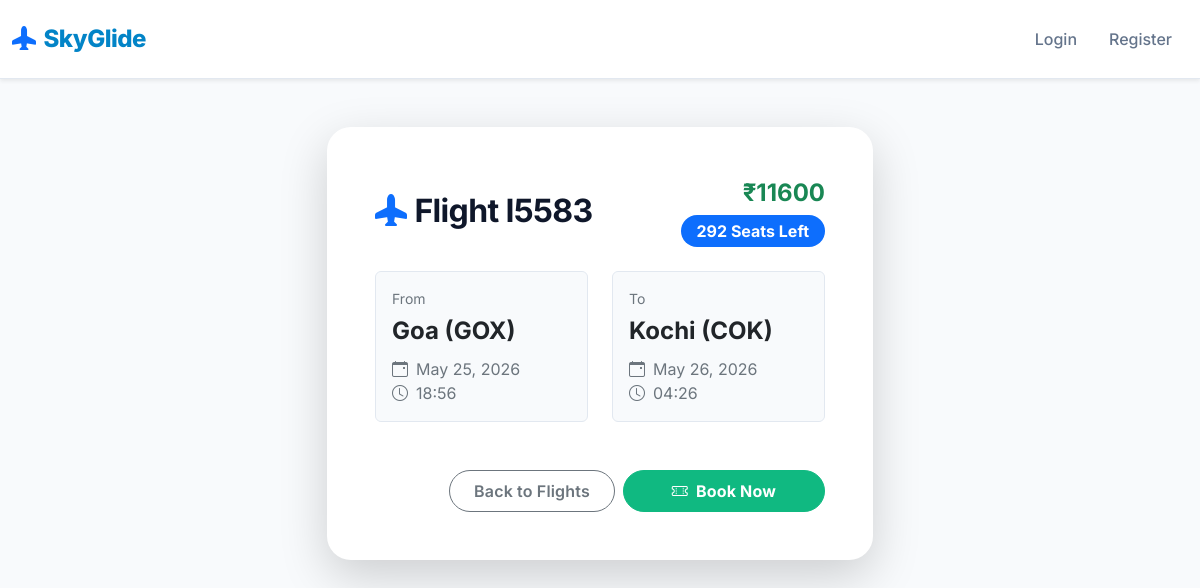
Page /flight/62/ on the committed database.
### reservation/models.py (models this page shows, shortened)
class Flight(models.Model):
    flight_number = models.CharField(max_length=10)
    origin = models.CharField(max_length=100)
    destination = models.CharField(max_length=100)
    departure_time = models.DateTimeField()
    arrival_time = models.DateTimeField()
    total_seats = models.PositiveIntegerField()
    available_seats = models.PositiveIntegerField(blank=True, null=True)
    price = models.DecimalField(max_digits=10, decimal_places=2, default=5000.00)

### reservation/views.py (the view)
# urls.py: path('flight/<int:flight_id>/', views.flight_detail, name='flight_detail'),
def flight_detail(request, flight_id):
    flight = get_object_or_404(Flight, pk=flight_id)
    return render(request, 'flight_detail.html', {'flight': flight})

### templates/flight_detail.html
{% extends 'base.html' %}
{% block content %}
<div class="row justify-content-center fade-in">
    <div class="col-md-8 col-lg-6">
        <div class="card shadow-lg border-0 mt-4">
            <div class="card-body p-5">
                <div class="d-flex justify-content-between align-items-center mb-4">
                    <h2 class="mb-0"><i class="bi bi-airplane-fill text-primary me-2"></i>Flight {{ flight.flight_number }}</h2>
                    <div class="text-end">
                        <div class="fs-4 fw-bold text-success mb-1">₹{{ flight.price|floatformat:"0" }}</div>
                        <span class="badge bg-primary fs-6 py-2 px-3 rounded-pill">{{ flight.available_seats }} Seats Left</span>
                    </div>
                </div>
                <div class="row g-4 mb-5">
                    <div class="col-6">
                        <div class="p-3 flight-info-box rounded h-100">
                            <small class="text-secondary d-block mb-1">From</small>
                            <div class="fs-4 fw-bold mb-2">{{ flight.origin }}</div>
                            <div class="text-secondary"><i class="bi bi-calendar-event me-2"></i>{{ flight.departure_time|date:"M d, Y" }}</div>
                            <div class="text-secondary"><i class="bi bi-clock me-2"></i>{{ flight.departure_time|date:"H:i" }}</div>
                        </div>
                    </div>
                    <div class="col-6">
                        <div class="p-3 flight-info-box rounded h-100">
                            <small class="text-secondary d-block mb-1">To</small>
                            <div class="fs-4 fw-bold mb-2">{{ flight.destination }}</div>
                            <div class="text-secondary"><i class="bi bi-calendar-event me-2"></i>{{ flight.arrival_time|date:"M d, Y" }}</div>
                            <div class="text-secondary"><i class="bi bi-clock me-2"></i>{{ flight.arrival_time|date:"H:i" }}</div>
                        </div>
                    </div>
                </div>
                <div class="d-grid gap-2 d-md-flex justify-content-md-end">
                    <a href="{% url 'home' %}" class="btn btn-outline-secondary px-4 py-2">Back to Flights</a>
                    <a href="{% url 'book_flight' flight.id %}" class="btn btn-success px-5 py-2 fw-bold"><i class="bi bi-ticket-perforated me-2"></i>Book Now</a>
                </div>
            </div>
        </div>
    </div>
</div>
{% endblock %}

### static/css/styles.css (style rules this page uses)
:root { --bg-color: #f8fafc; --surface-color: #ffffff; --text-primary: #0f172a; --text-secondary: #64748b; --accent-color: #0284c7; --accent-hover: #0369a1; --border-color: #e2e8f0; --success-color: #10b981; --hero-gradient: linear-gradient(135deg, #e0f2fe 0%, #bae6fd 100%); }
body { font-family: 'Inter', sans-serif; background-color: var(--bg-color); color: var(--text-primary); -webkit-font-smoothing: antialiased; }
h1, h2, h3, h4, h5, h6 { font-weight: 700; color: var(--text-primary); letter-spacing: -0.02em; }
.card { background-color: var(--surface-color); border: 1px solid var(--border-color); border-radius: 1.5rem; overflow: hidden; transition: transform 0.3s cubic-bezier(0.4, 0, 0.2, 1), box-shadow 0.3s cubic-bezier(0.4, 0, 0.2, 1); box-shadow: 0 4px 6px -1px rgba(0, 0, 0, 0.05), 0 2px 4px -1px rgba(0, 0, 0, 0.03); }
.card-body { padding: 2rem; }
.btn { border-radius: 9999px; font-weight: 600; padding: 0.6rem 1.5rem; transition: all 0.2s ease; letter-spacing: 0.01em; }
.btn-success { background-color: var(--success-color); border-color: var(--success-color); color: white; }
.flight-info-box { background-color: var(--bg-color); border: 1px solid var(--border-color); border-radius: 1rem; padding: 1.5rem; }
.fade-in { animation: fadeIn 0.6s cubic-bezier(0.16, 1, 0.3, 1) forwards; }

### rows in the picture
Flight: flight_number "I5583", price "11600", available_seats "292", origin "Goa (GOX)", departure_time "May 25, 2026", departure_time "18:56", destination "Kochi (COK)", arrival_time "May 26, 2026", arrival_time "04:26"
